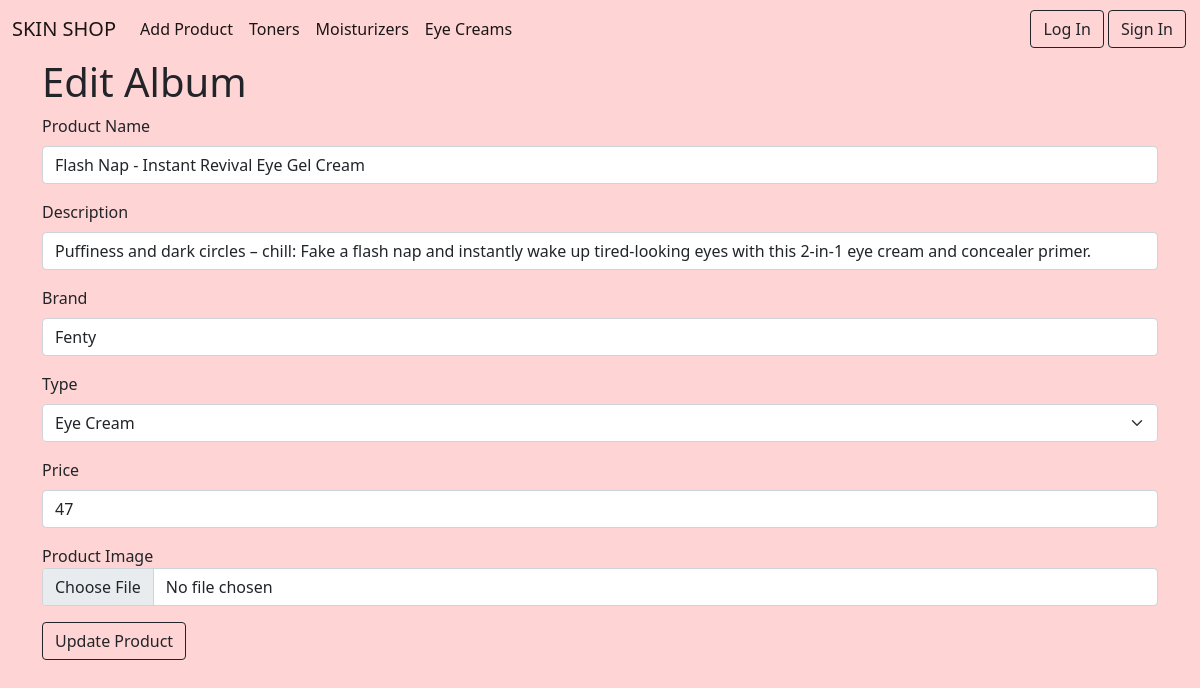
The app's page /editproduct.php?id=31 with its own data.
### tables this page shows
CREATE TABLE `product` (
  `id` int(11) NOT NULL,
  `name` varchar(255) NOT NULL,
  `description` varchar(255) NOT NULL,
  `brand` varchar(255) NOT NULL,
  `type` varchar(255) NOT NULL,
  `instock` tinyint(1) NOT NULL,
  `price` double NOT NULL,
  `image` varchar(255) NOT NULL
);

### editproduct.php (the view, shortened to what this page needs)
<?php
include 'database/connection.php';
$sql = "SELECT * FROM product WHERE id=".$_GET['id'];
$result = $conn->query($sql);
$row=$result->fetch_assoc();
?>
<!DOCTYPE html>
<html>
    <head>
        <link href="https://cdn.jsdelivr.net/npm/bootstrap@5.1.3/dist/css/bootstrap.min.css" rel="stylesheet">
    </head>
    <body style="background-color: #FFD4D4;">
        <?php include 'navbar.php' ?>
        <div class="container">
            <h1>Edit Album</h1>
            <form action="handleeditproduct.php" method="POST" enctype="multipart/form-data">
                <div class="mb-3">
                    <label for="album" class="form-label">Product Name</label>
                    <input type="text" class="form-control" id="name" name="name" aria-describedby="nameInput" value="<?= $row['name'] ?>">
                </div>
                <div class="mb-3">
                    <label for="band" class="form-label">Description</label>
                    <input type="text" class="form-control" id="description" name="description" aria-describedby="descriptionInput" value="<?= $row['description']?>">
                </div>
                <div class="mb-3">
                    <label for="year" class="form-label">Brand</label>
                    <input type="text" class="form-control" id="brand" name="brand" aria-describedby="brandInput" value="<?= $row['brand']?>">
                </div>
                <div class="mb-3">
                    <label for="forType" class="form-label">Type</label>
                    <select class="form-select"  name="type" aria-label="Default select example">
                    <option <?= ($row['type'] === 'eye cream')? 'selected' : NULL ?> value="eye cream">Eye Cream</option>
                </select>
                </div>
                <div class="mb-3">
                    <label for="label" class="form-label">Price</label>
                    <input type="text" class="form-control" id="price" name="price" aria-describedby="priceInput" value="<?=$row['price'] ?>">
                </div>
                <div class="mb-3">
                    <label for="image" class="form-description">Product Image</label>
                    <input type="file" class="form-control" id="image" name="image" value="<?= (isset($image))? $description : NULL ?>" aria-describedby="imageInput">
                </div>
                <button type="submit" class="btn btn-outline-dark">Update Product</button>
            </form>
        </div>
    </body>
</html>

### records on screen
product: name "Flash Nap - Instant Revival Eye Gel Cream", description "Puffiness and dark circles – chill: Fake a flash nap and instantly wake up tired-looking eyes with this 2-in-1 eye cream and concealer primer.", brand "Fenty", type "Eye Cream", price "47"
